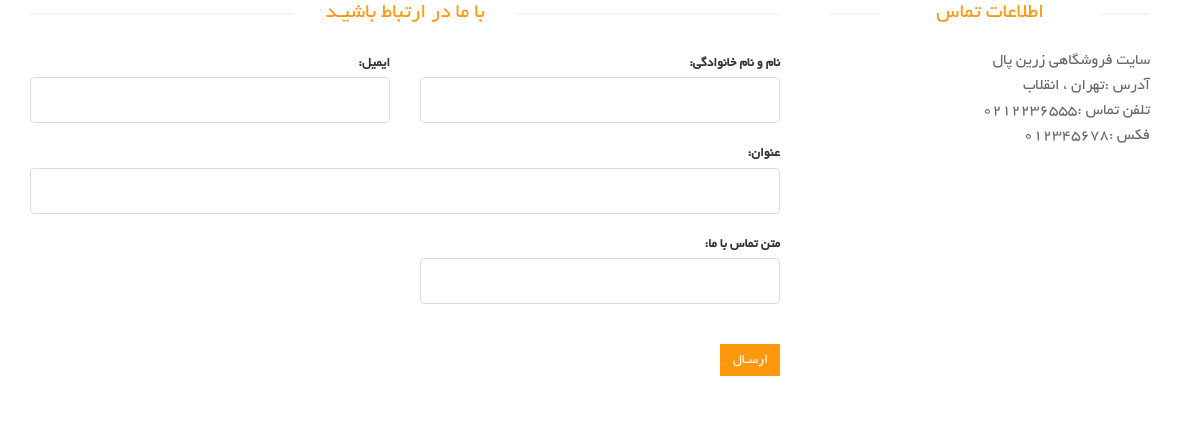
The page /contact-us/ on the database its author committed.
### site_module/models.py (models this page shows, shortened)
class SiteSetting(models.Model):
    site_name = models.CharField(max_length=100 , verbose_name= 'نام سایت')
    site_url = models.CharField(max_length=100 , verbose_name=' دامنه سایت')
    about_us_text = models.TextField(max_length=100 , verbose_name= 'متن درباره ما')
    is_main_setting = models.BooleanField(max_length=100 , verbose_name= 'تنظیمات اصلی')
    email = models.CharField(max_length=100 ,null=True,blank=True, verbose_name= 'ایمیل')
    fax = models.CharField(max_length=100 ,null=True,blank=True, verbose_name= 'فکس')
    phone = models.CharField(max_length=100 ,null=True,blank=True, verbose_name= 'تلفن')
    address = models.CharField(max_length=100 , verbose_name= 'آدرس')
    copy_right = models.TextField(max_length=100 , verbose_name= 'متن کپی رایت')
    site_logo = models.ImageField(upload_to='images/site_setting', verbose_name=  'لوگو سایت')
    class Meta:
        verbose_name = 'تنظیمات سایت'
        verbose_name_plural = 'تنظیمات سایت'

### contact_module/views.py (the view, shortened to what this page needs)
# urls.py: path('',views.ContactUsFormView.as_view(),name= 'contact_us_page'),
class ContactUsFormView(FormView):
    template_name = 'contact_module/contact_us_page.html'
    form_class = ContactUsModelForm
    success_url = '/contact-us/'
    def get_context_data(self, **kwargs):
        contex= super().get_context_data(**kwargs)
        setting: SiteSetting= SiteSetting.objects.filter(is_main_setting= True).first()
        contex['setting']= setting
        return contex

### contact_module/forms.py
class ContactUsModelForm(forms.ModelForm):
    class Meta:
        model = ContactUs
        fields = ['full_name', 'title', 'massage', 'email']
        widgets = {
            'full_name': forms.TextInput(attrs={
                'class': 'form-control'
            }),
            'email': forms.TextInput(attrs={
                'class': 'form-control'
            }),
            'title': forms.TextInput(attrs={
                'class': 'form-control'
            }),
            'massage': forms.Textarea(attrs={
                'class': 'form-control',
                'rows': 5,
                'id': 'massage'
            })
        }

### contact_module/templates/contact_module/contact_us_page.html (shortened to what this page needs)
{% extends 'shared/_layout.html' %}
{% block content %}
    <div id="contact-page" class="container">
    <div class="bg">
    		<div class="row">
	    		<div class="col-sm-8">
	    			<div class="contact-form">
	    				<h2 class="title text-center">با ما در ارتباط باشیـد</h2>
				    	<form id="main-contact-form" class="contact-form row" name="contact-form" method="post">
                            <div class="col-md-6 form-group">
                                {{ form.email.label_tag }}
                                {{ form.email }}
                            </div>
                            <div class="col-md-6 form-group">
                                {{ form.full_name.label_tag }}
                                {{ form.full_name }}
                            </div>
                            <div class="col-md-12 form-group">
                                {{ form.title.label_tag }}
                                {{ form.title }}
                            </div>
                            <div class="col-md-6 form-group pull-right">
                                {{ form.massage.label_tag }}
                                {{ form.massage }}
                            </div>
				            <div class="form-group col-md-12">
				                <input type="submit"  class="btn btn-primary pull-right" value="ارسـال">
				            </div>
				        </form>
	    			</div>
	    		</div>
	    		<div class="col-sm-4">
	    			<div class="contact-info">
	    				<h2 class="title text-center">اطلاعات تماس</h2>
	    				<address>
	    					<p>{{ setting.site_name }}</p>
	    					<p>آدرس :{{ setting.address }}</p>
                            {% if setting.phone %}
                                <p>تلفن تماس :{{ setting.phone }}</p>
                            {% endif %}
                            {% if setting.fax %}
                                <p>فکس :{{ setting.fax }}</p>
                            {% endif %}
	    				</address>
	    			</div>
    			</div>
	    	</div>
    	</div></div>
{% endblock %}

### static/css/main.css (style rules this page uses)
body { font-family: 'BYekan'; font-size: 10pt; position: relative; font-weight: normal; direction: rtl; }
h1, h2, h3, h4, h5, h6 { font-family: 'BYekan', sans-serif; }
.left-sidebar h2:after, h2.title:after { content: " "; position: absolute; border: 1px solid #f5f5f5; bottom:8px; right: 0; width: 100%; height: 0; z-index: -2; }
h2.title:before { content: " "; position: absolute; background: #fff; bottom: -6px; width: 220px; height: 30px; z-index: -1; right: 50%; margin-right: -110px; }
h2.title { color: #FE980F; font-family: 'BYekan', sans-serif; font-size: 16pt; font-weight: 400; margin: 0 15px; text-transform: uppercase; margin-bottom: 30px; position: relative; }
.bg h2.title { margin-right:0; margin-left:0; margin-top: 0; }
.chose_area input, select, textarea { background: #F0F0E9; border:0; color: #696763; padding: 6px; width: 100%; border-radius: 0; resize: none }
.btn.btn-primary { background:#FE980F; border: 0 none; border-radius: 0; margin-top: 16px; }
.contact-form .form-group { margin-bottom: 20px; }
#contact-page .form-control { background-color: #fff; border: 1px solid #ddd; color: #696763; height: 46px; padding: 6px 12px; width: 100%; font-size: 16px; border-radius: 4px; box-shadow:inherit; }
#main-contact-form .btn-primary { margin-bottom: 15px; margin-top: 20px; }
#contact-page .contact-info { padding: 0 20px; }
#contact-page .contact-info address { margin-bottom: 40px; margin-top: -5px; }
#contact-page .contact-info p { margin-bottom: 0; color: #696763; font-size: 16px; line-height: 25px; }

### rows shown on the page
SiteSetting: site_name "سایت فروشگاهی زرین پال", address "تهران ، انقلاب", phone "0212236555", fax "012345678"
